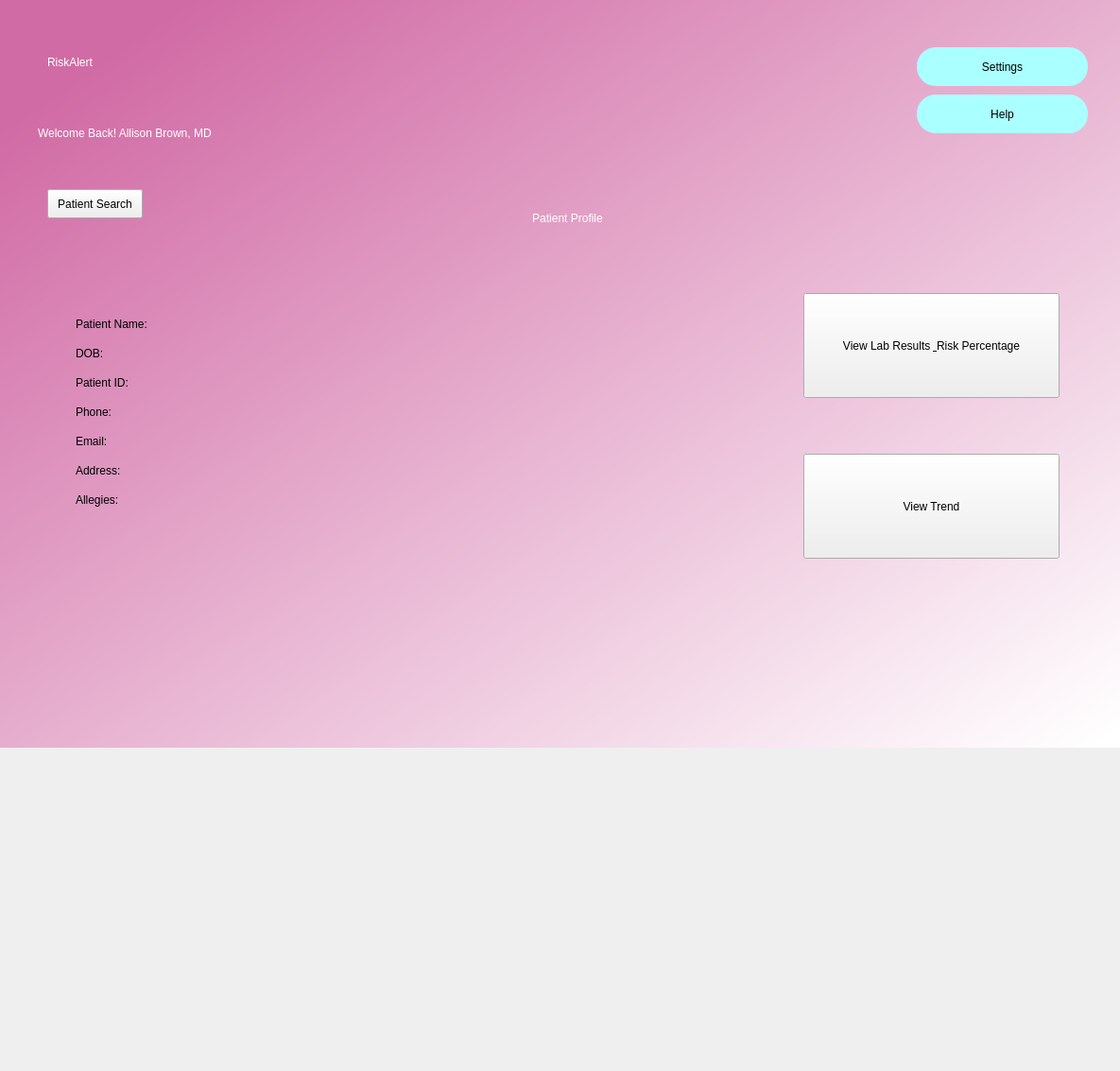
<?xml version="1.0" encoding="UTF-8"?>
<ui version="4.0">
 <class>Dialog</class>
 <widget class="QDialog" name="Dialog">
  <property name="geometry">
   <rect>
    <x>0</x>
    <y>0</y>
    <width>1185</width>
    <height>1133</height>
   </rect>
  </property>
  <property name="windowTitle">
   <string>Dialog</string>
  </property>
  <widget class="QWidget" name="bgwidget" native="true">
   <property name="geometry">
    <rect>
     <x>-10</x>
     <y>-10</y>
     <width>1201</width>
     <height>801</height>
    </rect>
   </property>
   <property name="styleSheet">
    <string notr="true">QWidget#bgwidget{
background-color:qlineargradient(spread:pad, x1:0.091, y1:0.101636, x2:0.991379, y2:0.977, stop:0 rgba(209, 107, 165, 255), stop:1 rgba(255, 255, 255, 255));}</string>
   </property>
   <widget class="QLabel" name="brand_name">
    <property name="geometry">
     <rect>
      <x>60</x>
      <y>40</y>
      <width>201</width>
      <height>71</height>
     </rect>
    </property>
    <property name="styleSheet">
     <string notr="true">font: 36pt &quot;MS Shell Dlg 2&quot;; color:rgb(255, 255, 255)</string>
    </property>
    <property name="text">
     <string>RiskAlert</string>
    </property>
   </widget>
   <widget class="QLabel" name="greet_message">
    <property name="geometry">
     <rect>
      <x>50</x>
      <y>120</y>
      <width>881</width>
      <height>61</height>
     </rect>
    </property>
    <property name="styleSheet">
     <string notr="true">font: 16pt &quot;MS Shell Dlg 2&quot;;color:rgb(255, 255, 255)</string>
    </property>
    <property name="text">
     <string>Welcome Back! Allison Brown, MD</string>
    </property>
   </widget>
   <widget class="QPushButton" name="settings_button">
    <property name="geometry">
     <rect>
      <x>980</x>
      <y>60</y>
      <width>181</width>
      <height>41</height>
     </rect>
    </property>
    <property name="styleSheet">
     <string notr="true">border-radius:20px;
background-color: rgb(170, 255, 255);
font: 14pt &quot;MS Shell Dlg 2&quot;;</string>
    </property>
    <property name="text">
     <string>Settings</string>
    </property>
   </widget>
   <widget class="QPushButton" name="help_button">
    <property name="geometry">
     <rect>
      <x>980</x>
      <y>110</y>
      <width>181</width>
      <height>41</height>
     </rect>
    </property>
    <property name="styleSheet">
     <string notr="true">border-radius:20px;
background-color: rgb(170, 255, 255);
font: 14pt &quot;MS Shell Dlg 2&quot;;</string>
    </property>
    <property name="text">
     <string>Help</string>
    </property>
   </widget>
   <widget class="QLabel" name="greet_message_2">
    <property name="geometry">
     <rect>
      <x>170</x>
      <y>210</y>
      <width>881</width>
      <height>61</height>
     </rect>
    </property>
    <property name="styleSheet">
     <string notr="true">font: 16pt &quot;MS Shell Dlg 2&quot;;color:rgb(255, 255, 255)</string>
    </property>
    <property name="text">
     <string>Patient Profile</string>
    </property>
    <property name="alignment">
     <set>Qt::AlignCenter</set>
    </property>
   </widget>
   <widget class="QPushButton" name="back_button">
    <property name="geometry">
     <rect>
      <x>60</x>
      <y>210</y>
      <width>101</width>
      <height>31</height>
     </rect>
    </property>
    <property name="text">
     <string>Patient Search</string>
    </property>
   </widget>
   <widget class="QWidget" name="verticalLayoutWidget">
    <property name="geometry">
     <rect>
      <x>90</x>
      <y>340</y>
      <width>311</width>
      <height>211</height>
     </rect>
    </property>
    <layout class="QVBoxLayout" name="verticalLayout">
     <item>
      <widget class="QLabel" name="label">
       <property name="text">
        <string>Patient Name: </string>
       </property>
      </widget>
     </item>
     <item>
      <widget class="QLabel" name="label_3">
       <property name="text">
        <string>DOB:</string>
       </property>
      </widget>
     </item>
     <item>
      <widget class="QLabel" name="label_2">
       <property name="text">
        <string>Patient ID:</string>
       </property>
      </widget>
     </item>
     <item>
      <widget class="QLabel" name="label_4">
       <property name="text">
        <string>Phone:</string>
       </property>
      </widget>
     </item>
     <item>
      <widget class="QLabel" name="label_5">
       <property name="text">
        <string>Email:</string>
       </property>
      </widget>
     </item>
     <item>
      <widget class="QLabel" name="label_6">
       <property name="text">
        <string>Address:</string>
       </property>
      </widget>
     </item>
     <item>
      <widget class="QLabel" name="label_7">
       <property name="text">
        <string>Allegies:</string>
       </property>
      </widget>
     </item>
    </layout>
   </widget>
   <widget class="QPushButton" name="pushButton">
    <property name="geometry">
     <rect>
      <x>860</x>
      <y>320</y>
      <width>271</width>
      <height>111</height>
     </rect>
    </property>
    <property name="text">
     <string>View Lab Results &amp; Risk Percentage</string>
    </property>
   </widget>
   <widget class="QPushButton" name="pushButton_2">
    <property name="geometry">
     <rect>
      <x>860</x>
      <y>490</y>
      <width>271</width>
      <height>111</height>
     </rect>
    </property>
    <property name="text">
     <string>View Trend</string>
    </property>
   </widget>
  </widget>
 </widget>
 <resources/>
 <connections/>
</ui>
